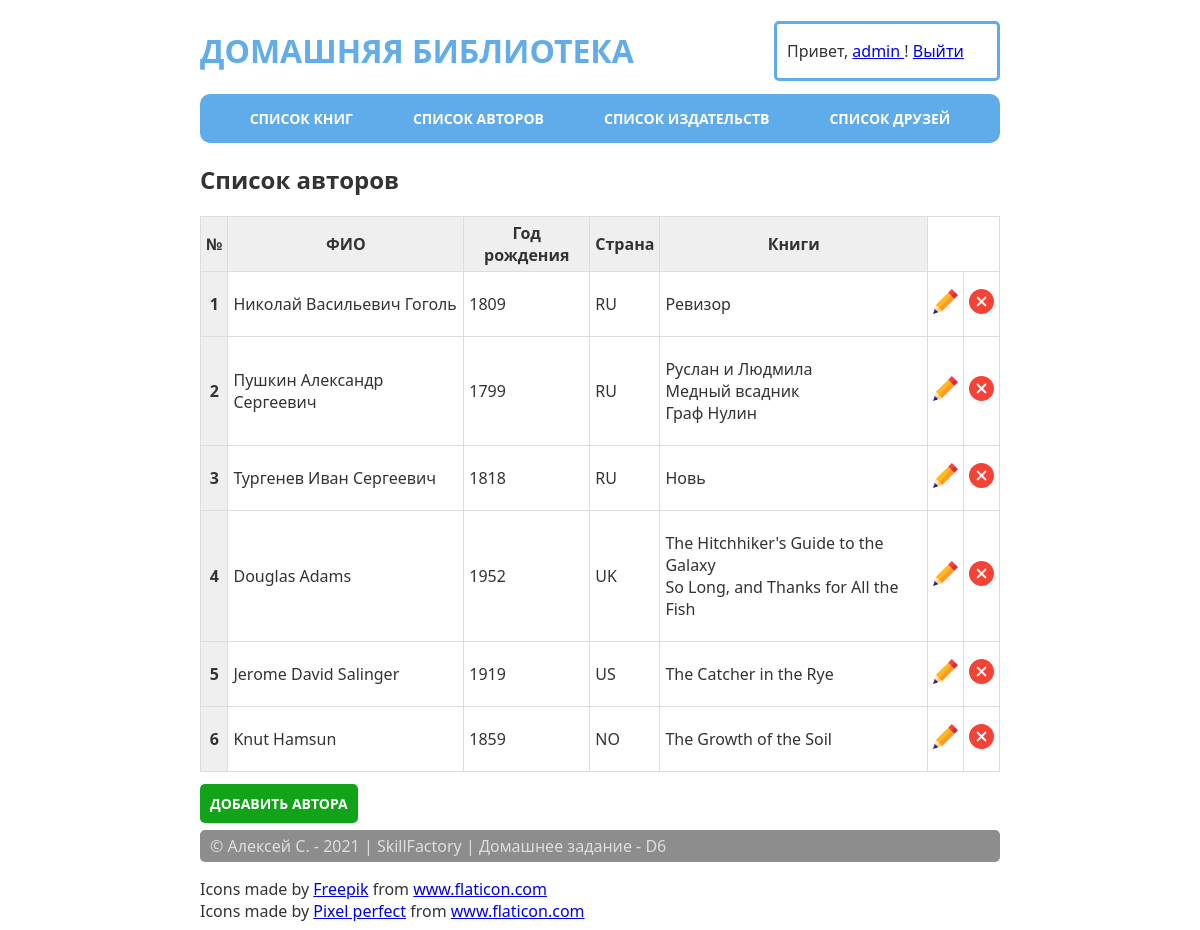
Page /authors/ (signed in) on the committed database.
### home_library/models.py (models this page shows, shortened)
class Author(models.Model):
    full_name = models.TextField(verbose_name=_("Имя автора"))
    birth_year = models.SmallIntegerField(verbose_name=_("Год рожения"))
    country = models.CharField(max_length=2, verbose_name=_("Страна"))

class Book(models.Model):
    ISBN = models.CharField(max_length=13,
                            verbose_name=_("Международный стандартный "
                                           "книжный номер"))
    title = models.TextField(verbose_name=_("Название"))
    description = models.TextField(verbose_name=_("Аннотация"))
    year_release = models.SmallIntegerField(verbose_name=_("Год издания"))
    copy_count = models.SmallIntegerField(verbose_name=_("Число копий"), null=True)
    price = models.DecimalField(max_digits=12, decimal_places=2, null=True,
                                verbose_name=_("Цена"))
    author = models.ForeignKey("home_library.Author", on_delete=models.CASCADE,
                               verbose_name=_("Автор"), related_name="book_author")
    publisher = models.ForeignKey("home_library.publisher", on_delete=SET_NULL, null=True,
                                  verbose_name=_("Издательство"), related_name="book_publisher")
    friends = models.ForeignKey("home_library.Friend", on_delete=SET_NULL, null=True, verbose_name=_("Должник"), related_name="book_friend")
    photo = models.ImageField(upload_to='book_photo', blank=True, verbose_name=_("Изображение книги"), null=True)

### home_library/views.py (the view)
# urls.py: path('authors/', AuthorList.as_view(), name='authors'),
class AuthorList(authView, ListView):
    model = Author
    context_object_name = "authors"
    template_name = "author_list.html"

### home_library/views.py (called while the page is built)
    def get_context_data(self, **kwargs):
        context = super().get_context_data(**kwargs)
        context['show_login'] = True
        if self.request.user.is_authenticated:
            context['username'] = self.request.user.username
            if SocialAccount.objects.filter(user=self.request.user).exists():
                context['extra_data'] = SocialAccount.objects.get(user=self.request.user).extra_data
        return context

### templates/home_library/author_list.html
{% extends 'base.html' %}
{% block extra_content %}
{% load static %}
<h2>Cписок авторов</h2>
<table class="table-book">
    <thead>
        <tr>
            <th scope="col">№</th>
            <th scope="col">ФИО</th>
            <th scope="col">Год рождения</th>
            <th scope="col">Страна</th>
            <th scope="col">Книги</th>
        </tr>
    </thead>
    {% for author in authors %}
    <tr>
        <th scope="row">{{ forloop.counter }}</th>
        <td>{{ author.full_name }}</td>
        <td>{{ author.birth_year }}</td>
        <td>{{ author.country }}</td>
        <td>
            <ul class="related-books">
                {% for book in author.book_author.all %}
                <li > {{book.title}} </li>
                {% endfor %}
            </ul>
        </td>
        {% if username %}
        <td><a href="{% url 'home_library:author_edit' author.pk %}">
            <img src="{% static 'img/pencil.svg' %}" alt="" width="25px" height="auto">
        </a></td>
        <td><a href="{% url 'home_library:author_delete' author.pk %}">
            <img src="{% static 'img/remove.svg' %}" alt="" width="25px" height="auto">
        </a></td>
        {% endif %}
    </tr>
    {% endfor %}
</table>
{% if username %}
<a class="link-create" href="{% url 'home_library:author_add'%}">Добавить автора</a>
{% endif %}
{% endblock %}

### templates/home_library/base.html (shortened to what this page needs)
<!DOCTYPE html>
<html lang="en">
{% load static %}
<head>
    <link rel="stylesheet" href="{% static 'css/style.css' %}">
</head>
<body>
    <div class="wrapper">
        <header>
            <div>
                <h1><a href="{% url 'home_library:index' %}"> Домашняя библиотека</h1></a>
            </div>
            {% if show_login %}
            <div class="header-account">
                {% if username %}
                <p>Привет, <a href="{% url 'home_library:user_edit' user.id %}">
                        {{ username }}
                    </a> ! <a href="/accounts/logout"> Выйти</a></p>
                {% else %}
                <p><a href="/accounts/signup/">Зарегистрироваться</a> или <a href="/accounts/login/">войти на
                        сайт</a>!</p>
                {% endif %}
            </div>
            {% endif %}
        </header>
        <aside>
            <div class="menu">
                <a class="menu_item" href="{% url 'home_library:index' %}">Список книг</a>
                <a class="menu_item" href="{% url 'home_library:authors' %}">Список авторов</a>
                <a class="menu_item" href="{% url 'home_library:publishers' %}">Список издательств</a>
                <a class="menu_item" href="{% url 'home_library:friends' %}">Список друзей</a>
            </div>
        </aside>
        <main>
            {% block extra_content %}
            {% endblock %}
        </main>
        <footer>
            <p>&copy; Алексей С. - 2021 | SkillFactory | Домашнее задание - D6</p>
            <div>Icons made by <a href="https://www.freepik.com" title="Freepik">Freepik</a> from <a
                    href="https://www.flaticon.com/" title="Flaticon">www.flaticon.com</a></div>
            <div>Icons made by <a href="https://www.flaticon.com/authors/pixel-perfect" title="Pixel perfect">Pixel
                    perfect</a> from <a href="https://www.flaticon.com/" title="Flaticon">www.flaticon.com</a></div>
        </footer>
    </div>
</body>
</html>

### static/css/style.css (style rules this page uses)
body { font-family: 'Segoe UI', Tahoma, Geneva, Verdana, sans-serif; color: #333; }
header, aside, main, footer { max-width: 800px; margin: 0 auto; }
header { display: flex; justify-content: space-between; align-items: center; }
header h1 a { text-decoration: none; text-transform: uppercase; color: rgba(57, 151, 228, 0.8); }
footer p { color: #dddddd; padding: 5px 10px; background-color: rgb(141, 141, 141); border-radius: 5px; }
.menu { margin: 0 auto; display: flex; justify-content: center; background-color: rgba(57, 151, 228, 0.8); border-radius: 10px; }
.menu_item { padding: 15px 30px; text-transform: uppercase; font-size: 14px; color: #ffffff; font-weight: bold; text-decoration: none; }
.table-book { width: 100%; margin-bottom: 20px; border: 1px solid #dddddd; border-collapse: collapse; }
.table-book th { font-weight: bold; padding: 5px; background: #efefef; border: 1px solid #dddddd; }
.table-book td { border: 1px solid #dddddd; padding: 5px; }
.related-books { list-style: none; padding-left: 0; }
.link-create { margin: 30px 0; padding: 10px; background-color: rgb(17, 163, 24); border-radius: 5px; cursor: pointer; color: rgb(255, 255, 255); text-transform: uppercase; text-decoration: none; font-weight: bold; font-size: 14px; }
.header-account { min-width: 200px; border: 3px solid rgba(57, 151, 228, 0.8); display: flex; align-items: center; padding: 0 10px; border-radius: 5px; }

### rows in the picture
Author: full_name "Николай Васильевич Гоголь", birth_year "1809", country "RU"
Book: title "Ревизор"
Author: full_name "Пушкин Александр Сергеевич", birth_year "1799", country "RU"
Book: title "Руслан и Людмила"
Book: title "Медный всадник"
Book: title "Граф Нулин"
Author: full_name "Тургенев Иван Сергеевич", birth_year "1818", country "RU"
Book: title "Новь"
Author: full_name "Douglas Adams", birth_year "1952", country "UK"
Book: title "The Hitchhiker's Guide to the Galaxy"
Book: title "So Long, and Thanks for All the Fish"
Author: full_name "Jerome David Salinger", birth_year "1919", country "US"
Book: title "The Catcher in the Rye"
Author: full_name "Knut Hamsun", birth_year "1859", country "NO"
Book: title "The Growth of the Soil"

### other values in the picture
{{ username }} "admin"
